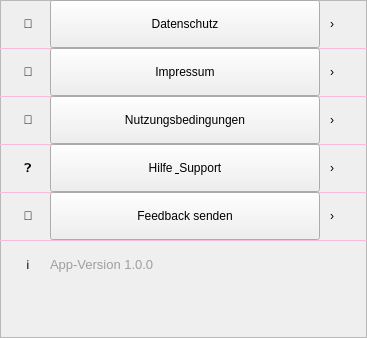
    <widget class="QFrame" name="cardRechtliches">
     <property name="geometry"><rect><x>10</x><y>1186</y><width>367</width><height>338</height></rect></property>
     <property name="frameShape"><enum>QFrame::StyledPanel</enum></property>

     <widget class="QLabel"><property name="geometry"><rect><x>14</x><y>0</y><width>28</width><height>48</height></rect></property><property name="settingsIcon" stdset="0"><string>true</string></property><property name="text"><string>🔏</string></property><property name="alignment"><set>Qt::AlignCenter</set></property></widget>
     <widget class="QPushButton" name="btnDatenschutzLink"><property name="geometry"><rect><x>50</x><y>0</y><width>270</width><height>48</height></rect></property><property name="cursor"><cursorShape>PointingHandCursor</cursorShape></property><property name="text"><string>Datenschutz</string></property><property name="settingsRow" stdset="0"><string>true</string></property></widget>
     <widget class="QLabel"><property name="geometry"><rect><x>330</x><y>14</y><width>28</width><height>20</height></rect></property><property name="chevron" stdset="0"><string>true</string></property><property name="text"><string>›</string></property></widget>
     <widget class="QFrame"><property name="geometry"><rect><x>0</x><y>48</y><width>367</width><height>1</height></rect></property><property name="frameShape"><enum>QFrame::HLine</enum></property><property name="styleSheet"><string notr="true">background:#F8BBD9;max-height:1px;border:none;</string></property></widget>

     <widget class="QLabel"><property name="geometry"><rect><x>14</x><y>48</y><width>28</width><height>48</height></rect></property><property name="settingsIcon" stdset="0"><string>true</string></property><property name="text"><string>📜</string></property><property name="alignment"><set>Qt::AlignCenter</set></property></widget>
     <widget class="QPushButton" name="btnImpressum"><property name="geometry"><rect><x>50</x><y>48</y><width>270</width><height>48</height></rect></property><property name="cursor"><cursorShape>PointingHandCursor</cursorShape></property><property name="text"><string>Impressum</string></property><property name="settingsRow" stdset="0"><string>true</string></property></widget>
     <widget class="QLabel"><property name="geometry"><rect><x>330</x><y>62</y><width>28</width><height>20</height></rect></property><property name="chevron" stdset="0"><string>true</string></property><property name="text"><string>›</string></property></widget>
     <widget class="QFrame"><property name="geometry"><rect><x>0</x><y>96</y><width>367</width><height>1</height></rect></property><property name="frameShape"><enum>QFrame::HLine</enum></property><property name="styleSheet"><string notr="true">background:#F8BBD9;max-height:1px;border:none;</string></property></widget>

     <widget class="QLabel"><property name="geometry"><rect><x>14</x><y>96</y><width>28</width><height>48</height></rect></property><property name="settingsIcon" stdset="0"><string>true</string></property><property name="text"><string>📄</string></property><property name="alignment"><set>Qt::AlignCenter</set></property></widget>
     <widget class="QPushButton" name="btnNutzungsbedingungen"><property name="geometry"><rect><x>50</x><y>96</y><width>270</width><height>48</height></rect></property><property name="cursor"><cursorShape>PointingHandCursor</cursorShape></property><property name="text"><string>Nutzungsbedingungen</string></property><property name="settingsRow" stdset="0"><string>true</string></property></widget>
     <widget class="QLabel"><property name="geometry"><rect><x>330</x><y>110</y><width>28</width><height>20</height></rect></property><property name="chevron" stdset="0"><string>true</string></property><property name="text"><string>›</string></property></widget>
     <widget class="QFrame"><property name="geometry"><rect><x>0</x><y>144</y><width>367</width><height>1</height></rect></property><property name="frameShape"><enum>QFrame::HLine</enum></property><property name="styleSheet"><string notr="true">background:#F8BBD9;max-height:1px;border:none;</string></property></widget>

     <widget class="QLabel"><property name="geometry"><rect><x>14</x><y>144</y><width>28</width><height>48</height></rect></property><property name="settingsIcon" stdset="0"><string>true</string></property><property name="text"><string>❓</string></property><property name="alignment"><set>Qt::AlignCenter</set></property></widget>
     <widget class="QPushButton" name="btnHilfe"><property name="geometry"><rect><x>50</x><y>144</y><width>270</width><height>48</height></rect></property><property name="cursor"><cursorShape>PointingHandCursor</cursorShape></property><property name="text"><string>Hilfe &amp; Support</string></property><property name="settingsRow" stdset="0"><string>true</string></property></widget>
     <widget class="QLabel"><property name="geometry"><rect><x>330</x><y>158</y><width>28</width><height>20</height></rect></property><property name="chevron" stdset="0"><string>true</string></property><property name="text"><string>›</string></property></widget>
     <widget class="QFrame"><property name="geometry"><rect><x>0</x><y>192</y><width>367</width><height>1</height></rect></property><property name="frameShape"><enum>QFrame::HLine</enum></property><property name="styleSheet"><string notr="true">background:#F8BBD9;max-height:1px;border:none;</string></property></widget>

     <widget class="QLabel"><property name="geometry"><rect><x>14</x><y>192</y><width>28</width><height>48</height></rect></property><property name="settingsIcon" stdset="0"><string>true</string></property><property name="text"><string>💬</string></property><property name="alignment"><set>Qt::AlignCenter</set></property></widget>
     <widget class="QPushButton" name="btnFeedback"><property name="geometry"><rect><x>50</x><y>192</y><width>270</width><height>48</height></rect></property><property name="cursor"><cursorShape>PointingHandCursor</cursorShape></property><property name="text"><string>Feedback senden</string></property><property name="settingsRow" stdset="0"><string>true</string></property></widget>
     <widget class="QLabel"><property name="geometry"><rect><x>330</x><y>206</y><width>28</width><height>20</height></rect></property><property name="chevron" stdset="0"><string>true</string></property><property name="text"><string>›</string></property></widget>
     <widget class="QFrame"><property name="geometry"><rect><x>0</x><y>240</y><width>367</width><height>1</height></rect></property><property name="frameShape"><enum>QFrame::HLine</enum></property><property name="styleSheet"><string notr="true">background:#F8BBD9;max-height:1px;border:none;</string></property></widget>

     <!-- App-Version -->
     <widget class="QLabel"><property name="geometry"><rect><x>14</x><y>240</y><width>28</width><height>48</height></rect></property><property name="settingsIcon" stdset="0"><string>true</string></property><property name="text"><string>ℹ️</string></property><property name="alignment"><set>Qt::AlignCenter</set></property></widget>
     <widget class="QLabel" name="lblVersion"><property name="geometry"><rect><x>50</x><y>252</y><width>300</width><height>24</height></rect></property><property name="styleSheet"><string>color:#9E9E9E;font-size:13px;background:transparent;</string></property><property name="text"><string>App-Version 1.0.0</string></property></widget>

     <!-- Spacer -->
     <widget class="QLabel" name="lblSpacer"><property name="geometry"><rect><x>0</x><y>290</y><width>367</width><height>48</height></rect></property><property name="text"><string></string></property></widget>
    </widget>
